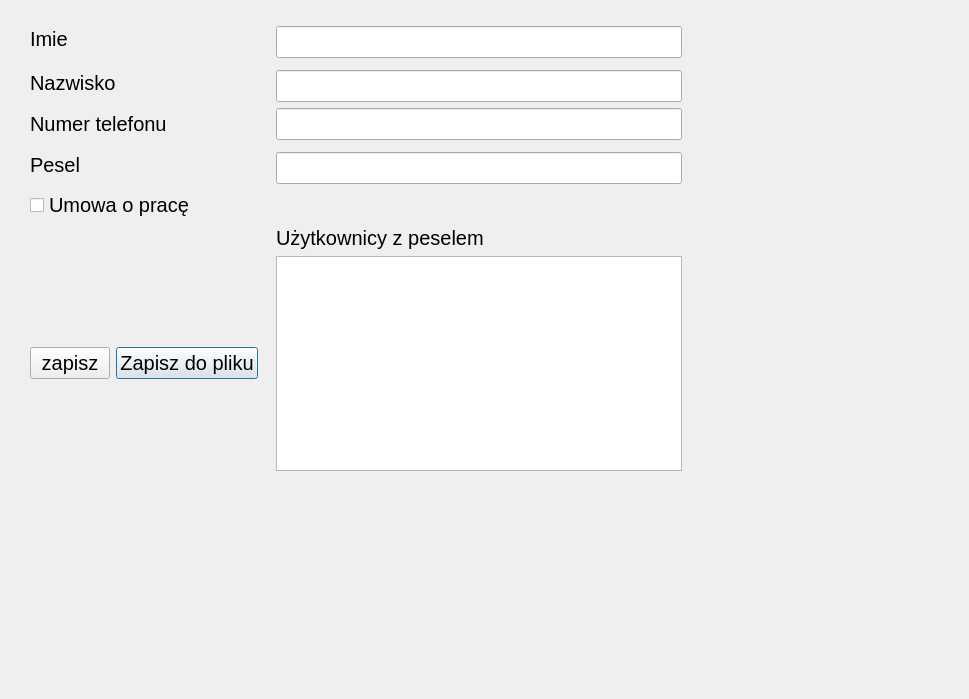
<?xml version="1.0" encoding="UTF-8"?>
<ui version="4.0">
 <class>Dialog</class>
 <widget class="QDialog" name="Dialog">
  <property name="geometry">
   <rect>
    <x>0</x>
    <y>0</y>
    <width>969</width>
    <height>699</height>
   </rect>
  </property>
  <property name="font">
   <font>
    <pointsize>15</pointsize>
   </font>
  </property>
  <property name="windowTitle">
   <string>Dialog</string>
  </property>
  <widget class="QWidget" name="">
   <property name="geometry">
    <rect>
     <x>30</x>
     <y>20</y>
     <width>652</width>
     <height>451</height>
    </rect>
   </property>
   <layout class="QGridLayout" name="gridLayout">
    <item row="11" column="4">
     <widget class="QListWidget" name="listofuser"/>
    </item>
    <item row="6" column="0" rowspan="2">
     <widget class="QLabel" name="label_4">
      <property name="text">
       <string>Pesel</string>
      </property>
     </widget>
    </item>
    <item row="0" column="0" rowspan="2" colspan="3">
     <widget class="QLabel" name="label">
      <property name="text">
       <string>Imie</string>
      </property>
     </widget>
    </item>
    <item row="11" column="1">
     <widget class="QPushButton" name="pushButton_savetofile">
      <property name="text">
       <string>Zapisz do pliku</string>
      </property>
     </widget>
    </item>
    <item row="9" column="0" colspan="5">
     <widget class="QCheckBox" name="umowaoprace">
      <property name="text">
       <string>Umowa o pracę</string>
      </property>
     </widget>
    </item>
    <item row="11" column="0">
     <widget class="QPushButton" name="save">
      <property name="text">
       <string>zapisz</string>
      </property>
     </widget>
    </item>
    <item row="3" column="4">
     <widget class="QLineEdit" name="secondname"/>
    </item>
    <item row="1" column="4">
     <widget class="QLineEdit" name="name"/>
    </item>
    <item row="2" column="0" rowspan="2" colspan="4">
     <widget class="QLabel" name="label_2">
      <property name="text">
       <string>Nazwisko</string>
      </property>
     </widget>
    </item>
    <item row="4" column="4">
     <widget class="QLineEdit" name="numberofphone"/>
    </item>
    <item row="4" column="0" colspan="4">
     <widget class="QLabel" name="label_3">
      <property name="text">
       <string>Numer telefonu</string>
      </property>
     </widget>
    </item>
    <item row="9" column="7" rowspan="3">
     <layout class="QVBoxLayout" name="verticalLayout"/>
    </item>
    <item row="10" column="4">
     <widget class="QLabel" name="label_5">
      <property name="text">
       <string>Użytkownicy z peselem</string>
      </property>
     </widget>
    </item>
    <item row="7" column="4">
     <widget class="QLineEdit" name="pesel">
      <property name="maxLength">
       <number>11</number>
      </property>
      <property name="echoMode">
       <enum>QLineEdit::Normal</enum>
      </property>
     </widget>
    </item>
   </layout>
  </widget>
 </widget>
 <resources/>
 <connections/>
</ui>
